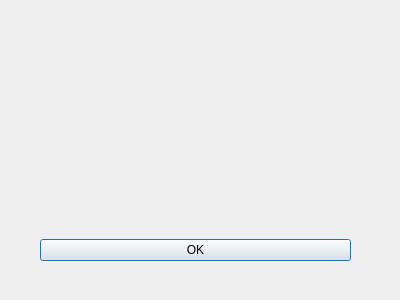
<?xml version="1.0" encoding="UTF-8"?>
<ui version="4.0">
 <class>DateDialog</class>
 <widget class="QDialog" name="DateDialog">
  <property name="geometry">
   <rect>
    <x>0</x>
    <y>0</y>
    <width>400</width>
    <height>300</height>
   </rect>
  </property>
  <property name="windowTitle">
   <string>Dialog</string>
  </property>
  <widget class="QWidget" name="verticalLayoutWidget">
   <property name="geometry">
    <rect>
     <x>40</x>
     <y>10</y>
     <width>311</width>
     <height>251</height>
    </rect>
   </property>
   <layout class="QVBoxLayout" name="verticalLayout">
    <item>
     <spacer name="verticalSpacer_2">
      <property name="orientation">
       <enum>Qt::Vertical</enum>
      </property>
      <property name="sizeHint" stdset="0">
       <size>
        <width>20</width>
        <height>40</height>
       </size>
      </property>
     </spacer>
    </item>
    <item>
     <widget class="QLabel" name="dateLabel">
      <property name="text">
       <string/>
      </property>
     </widget>
    </item>
    <item>
     <spacer name="verticalSpacer">
      <property name="orientation">
       <enum>Qt::Vertical</enum>
      </property>
      <property name="sizeHint" stdset="0">
       <size>
        <width>20</width>
        <height>40</height>
       </size>
      </property>
     </spacer>
    </item>
    <item>
     <widget class="QPushButton" name="okButton">
      <property name="text">
       <string>OK</string>
      </property>
     </widget>
    </item>
   </layout>
  </widget>
 </widget>
 <resources/>
 <connections/>
</ui>
